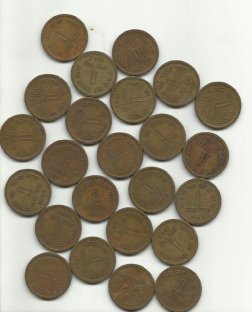
#> input picture Code/water_coins.jpg, 252 x 312 px
$ python -i c_coins.py   (imports and definitions only)   (older library calls are emulated)
#> lines starting #> are read from the running program, lines starting #| are printed output that depends on the picture; after the words box and inside, x2 and y2 are one past the last pixel; in counts of white or black regions, pixels touching at a corner belong together
#> in process_img, image is the input picture: shape (312, 252, 3); mean B, G, R 136.3, 153.2, 161.4
# -*- coding: utf-8 -*-
"""
Created on Thu Aug 17 21:56:14 2017

@author: Jadon
"""

import numpy as np
import cv2
import matplotlib.pyplot as plt
import os, errno
import shutil
import glob

def hough_to_mask_circles(image_name):


    img = image_name
    #img = cv2.cvtColor(img, cv2.COLOR_BGR2RGB)

    # detect circles
    gray = cv2.medianBlur(cv2.cvtColor(img, cv2.COLOR_RGB2GRAY), 5)
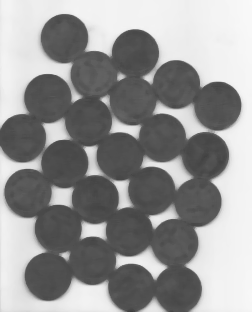
#> gray: shape (312, 252); min 61, max 250, mean 149
    circles = cv2.HoughCircles(gray, cv2.HOUGH_GRADIENT, 1, 20, param1=50, param2=40, minRadius=5, maxRadius=50)
#> circles = 13 rows, first 8: [217.5, 105.5, 24.3], [134.5, 52.5, 23.9], [161.5, 137.5, 24.3], [47.5, 97.5, 23.5], [176.5, 84.5, 23.8], [47.5, 276.5, 24.1], [27.5, 192.5, 24.1], [64.5, 38.5, 23.9]
    circles = np.uint16(np.around(circles))
#> circles = 13 rows, first 8: [218, 106, 24], [134, 52, 24], [162, 138, 24], [48, 98, 24], [176, 84, 24], [48, 276, 24], [28, 192, 24], [64, 38, 24]

    # draw mask
    mask = np.full((img.shape[0], img.shape[1]), 0, dtype=np.uint8)  # mask is only
    for i in circles[0, :]:
        cv2.circle(mask, (i[0], i[1]), i[2], (255, 255, 255), -1)
#> this loop made 13 passes
#> i on passes 1 to 12: [218, 106, 24], [134, 52, 24], [162, 138, 24], [48, 98, 24], [176, 84, 24], [48, 276, 24], [28, 192, 24], [64, 38, 24], [22, 138, 24], [204, 156, 23], [196, 202, 25], [94, 198, 24]
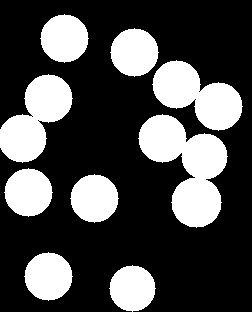
#> mask: shape (312, 252); 29.5% white; 9 white regions, largest, box (x1, y1, x2, y2) and area: (138, 114, 228, 228) 5390, (152, 60, 243, 131) 3583, (0, 74, 73, 163) 3571

    # [10 lines of commented-out code are left out]
    plt.imshow(mask)
    return img,mask

#helper function to add seperate dirs for each type of coin in each
#image folder so to make things easier


# [103 lines left out: functions copy_rename, help_out_sortcoins, help_out_folders, make_dir, save_using_bb, segment_using_masks and 1 more, not called in this run]

def process_img(image_name):
    image = cv2.imread(image_name)
    img, mask = hough_to_mask_circles(image)

    #save_using_bb(1,img,mask)

    return mask


#resize and cobine training imgs for the classifier
# [59 lines left out: functions resize_and_combine, augment, not called in this run]

# [10 lines not run here, left out]

>>> result = process_img('water_coins.jpg')
